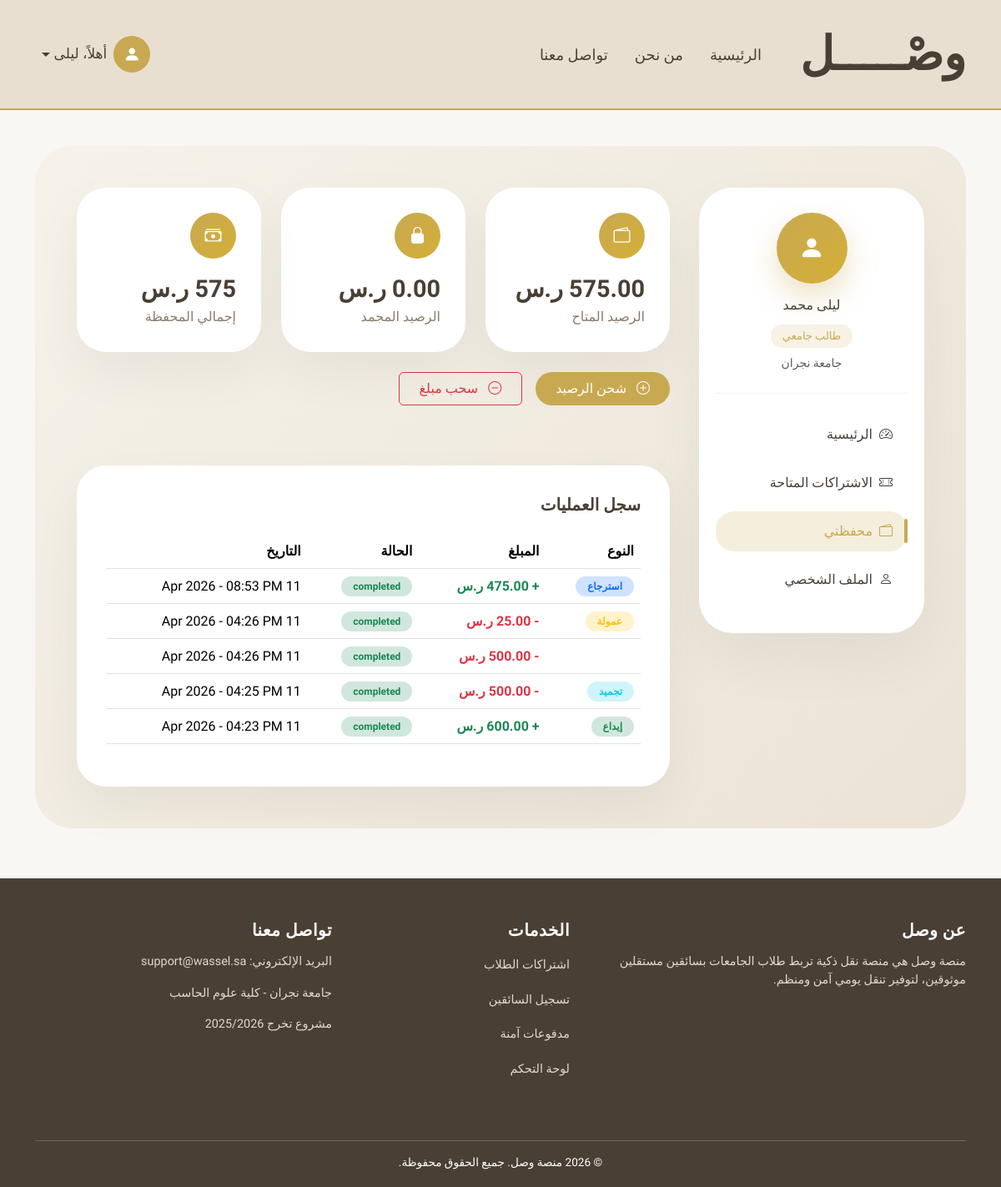
Before: /wallet/ (signed in) with the older database file.
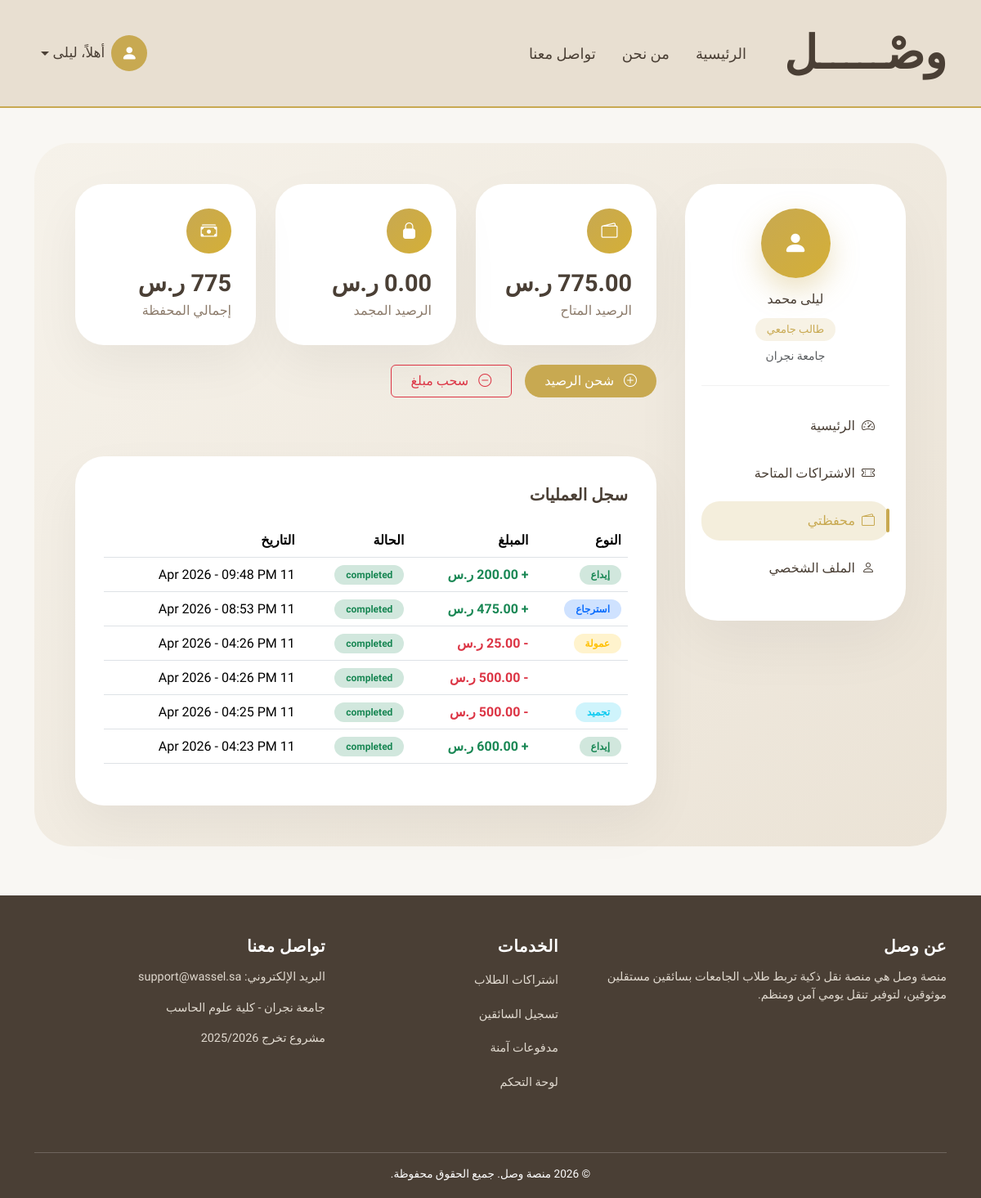
After: the same page with the newer database file.
### accounts/models.py (models this page shows, shortened)
class User(AbstractUser):
    username = None  # حذفنا username رسميًا
    ROLE_CHOICES = (
        ('student', 'طالب'),
        ('driver', 'سائق'),
        ('admin', 'مدير'),  # 🔥 الجديد
    )
    STATUS_CHOICES = (
        ('active', 'Active'),
        ('banned', 'Banned'),
    )
    ADMIN_LEVELS = (
        (1, "Super Admin"),
        (2, "Manager"),
    )
    admin_level = models.IntegerField(
        choices=ADMIN_LEVELS,
        null=True,
        blank=True
    )
    email = models.EmailField(unique=True)
    role = models.CharField(
        max_length=20,
        choices=ROLE_CHOICES,
        default='student'
    )
    phone = models.CharField(max_length=20)
    city = models.ForeignKey(
        City,
        on_delete=models.PROTECT,
        related_name="users",
        verbose_name="المدينة"
    )
    status = models.CharField(
        max_length=20,
        choices=STATUS_CHOICES,
        default='active'
    )
    USERNAME_FIELD = "email"
    REQUIRED_FIELDS = ["first_name", "last_name", "phone"]
    objects = CustomUserManager()

### student/models.py (models this page shows, shortened)
class StudentProfile(models.Model):
    GENDER_CHOICES = (
        ("male", "ذكر"),
        ("female", "أنثى"),
    )
    user = models.OneToOneField(
        settings.AUTH_USER_MODEL,
        on_delete=models.CASCADE,
        related_name="student_profile"
    )
    neighborhood = models.CharField(
        max_length=150
    )
    location_url = models.URLField(
        blank=True,
        null=True
    )
    university_name = models.CharField(
        max_length=150
    )
    gender = models.CharField(
        max_length=10,
        choices=GENDER_CHOICES
    )
    created_at = models.DateTimeField(auto_now_add=True)

### payment/models.py (models this page shows, shortened)
class Wallet(models.Model):
    user = models.OneToOneField(
        settings.AUTH_USER_MODEL,
        on_delete=models.CASCADE,
        related_name="wallet"
    )
    balance = models.DecimalField(
        max_digits=10,
        decimal_places=2,
        default=0
    )
    frozen_balance = models.DecimalField(
        max_digits=10,
        decimal_places=2,
        default=0
    )
    created_at = models.DateTimeField(auto_now_add=True)

class Transaction(models.Model):
    TYPE_CHOICES = (
        ("deposit", "Deposit"),
        ("freeze", "Freeze"),
        ("release", "Release"),
        ("commission", "Commission"),
        ("refund", "Refund"),
        ("withdraw", "Withdraw"),
    )
    STATUS_CHOICES = (
        ("pending", "Pending"),
        ("completed", "Completed"),
        ("cancelled", "Cancelled"),
    )
    wallet = models.ForeignKey(
        Wallet,
        on_delete=models.CASCADE,
        related_name="transactions"
    )
    subscription_request = models.ForeignKey(
        "subscriptions.SubscriptionRequest",
        on_delete=models.SET_NULL,
        null=True,
        blank=True
    )
    type = models.CharField(max_length=20, choices=TYPE_CHOICES)
    amount = models.DecimalField(max_digits=10, decimal_places=2)
    commission_amount = models.DecimalField(
        max_digits=10,
        decimal_places=2,
        default=0
    )
    status = models.CharField(
        max_length=20,
        choices=STATUS_CHOICES,
        default="completed"
    )
    created_at = models.DateTimeField(auto_now_add=True)

### payment/views.py (the view, shortened to what this page needs)
# urls.py: path("wallet/", wallet_view, name="wallet"),
@login_required
def wallet_view(request):
    wallet = request.user.wallet
    transactions = wallet.transactions.order_by("-created_at")
    if request.user.role == "driver":
        template = "payment/wallet_driver.html"
    else:
        template = "payment/wallet_student.html"
    context = {
        "wallet": wallet,
        "transactions": transactions,
    }
    return render(request, template, context)

### payment/templates/payment/wallet_student.html (shortened to what this page needs)
{% extends "student/base_student.html" %}
{% block student_content %}
<div class="row g-4 mb-5">
    <div class="col-md-4">
        <div class="wallet-card">
            <div class="wallet-icon">
                <i class="bi bi-wallet2"></i>
            </div>
            <div class="wallet-number">{{ wallet.balance }} ر.س</div>
            <div class="wallet-label">الرصيد المتاح</div>
        </div>
    </div>
    <div class="col-md-4">
        <div class="wallet-card">
            <div class="wallet-icon">
                <i class="bi bi-lock-fill"></i>
            </div>
            <div class="wallet-number">{{ wallet.frozen_balance }} ر.س</div>
            <div class="wallet-label">الرصيد المجمد</div>
        </div>
    </div>
    <div class="col-md-4">
        <div class="wallet-card">
            <div class="wallet-icon">
                <i class="bi bi-cash-stack"></i>
            </div>
            <div class="wallet-number">
                {{ wallet.balance|add:wallet.frozen_balance }} ر.س
            </div>
            <div class="wallet-label">إجمالي المحفظة</div>
        </div>
    </div>
    <div class="d-flex gap-3 mb-4">
    <button class="btn btn-accent px-4"
            data-bs-toggle="modal"
            data-bs-target="#depositModal">
        <i class="bi bi-plus-circle me-2"></i>
        شحن الرصيد
    </button>
    <button class="btn btn-outline-danger px-4"
            data-bs-toggle="modal"
            data-bs-target="#withdrawModal">
        <i class="bi bi-dash-circle me-2"></i>
        سحب مبلغ
    </button>
</div>
</div>
<div class="wallet-section">
    <h5 class="fw-bold mb-4">سجل العمليات</h5>
    <div class="table-responsive">
        <table class="table align-middle">
            <thead>
                <tr>
                    <th>النوع</th>
                    <th>المبلغ</th>
                    <th>الحالة</th>
                    <th>التاريخ</th>
                </tr>
            </thead>
            <tbody>
                {% for tx in transactions %}
                <tr>
                    <td>
                        {% if tx.type == "deposit" %}
                            <span class="badge bg-success-subtle text-success transaction-badge">إيداع</span>
                        {% elif tx.type == "withdraw" %}
                            <span class="badge bg-danger-subtle text-danger transaction-badge">سحب</span>
                        {% elif tx.type == "freeze" %}
                            <span class="badge bg-info-subtle text-info transaction-badge">تجميد</span>
                        {% elif tx.type == "refund" %}
                            <span class="badge bg-primary-subtle text-primary transaction-badge">استرجاع</span>
                        {% elif tx.type == "commission" %}
                            <span class="badge bg-warning-subtle text-warning transaction-badge">عمولة</span>
                        {% endif %}
                    </td>
                    <td class="fw-bold">
                        {% if tx.type == "deposit" or tx.type == "refund" %}
                            <span class="text-success">
                                + {{ tx.amount }} ر.س
                            </span>
                        {% else %}
                            <span class="text-danger">
                                - {{ tx.amount }} ر.س
                            </span>
                        {% endif %}
                    </td>
                    <td>
                        <span class="badge bg-success-subtle text-success transaction-badge">
                            {{ tx.status }}
                        </span>
                    </td>
                    <td>
                        {{ tx.created_at|date:"d M Y - h:i A" }}
                    </td>
                </tr>
                {% empty %}
                <tr>
                    <td colspan="4" class="text-center text-muted">
                        لا توجد عمليات حتى الآن
                    </td>
                </tr>
                {% endfor %}
            </tbody>
        </table>
    </div>
</div>
{% endblock %}

### student/templates/student/base_student.html (shortened to what this page needs)
{% extends "base.html" %}
{% block content %}
<div class="student-page-bg">
    <div class="student-layout">
        <div class="student-sidebar d-none d-lg-block">
            <div class="student-profile-box">
                <div class="student-avatar">
                    <i class="bi bi-person-fill"></i>
                </div>
                <h6 class="mt-3 mb-1">{{ user.get_full_name }}</h6>
                <span class="student-status">طالب جامعي</span>
                {% if user.student_profile.university_name %}
                <p class="small text-muted mt-2 mb-0">
                    {{ user.student_profile.university_name }}
                </p>
                {% endif %}
            </div>
            <a href="{% url 'student:dashboard' %}"
               class="student-link {% if request.resolver_match.url_name == 'dashboard' %}active{% endif %}">
                <i class="bi bi-speedometer2 me-2"></i>
                الرئيسية
            </a>
            <a href="{% url 'student:subscriptions' %}"
               class="student-link {% if request.resolver_match.url_name == 'subscriptions' %}active{% endif %}">
                <i class="bi bi-ticket-perforated me-2"></i>
                الاشتراكات المتاحة
            </a>
            <a href="{% url 'payment:wallet' %}"
            class="student-link {% if request.resolver_match.url_name == 'wallet' %}active{% endif %}">
                <i class="bi bi-wallet2 me-2"></i>
                محفظتي
            </a>
            <a href="{% url 'student:profile' %}"
               class="student-link {% if request.resolver_match.url_name == 'profile' %}active{% endif %}">
                <i class="bi bi-person me-2"></i>
                الملف الشخصي
            </a>
        </div>
        <div class="student-content">
            {% block student_content %}{% endblock %}
        </div>
    </div>
</div>
{% endblock %}

### templates/base.html (shortened to what this page needs)
{% load static %}
<!DOCTYPE html>
<html lang="ar" dir="rtl">
<head>
    <link href="https://cdn.jsdelivr.net/npm/bootstrap-icons/font/bootstrap-icons.css" rel="stylesheet">
    <link href="https://cdn.jsdelivr.net/npm/bootstrap@5.3.2/dist/css/bootstrap.rtl.min.css" rel="stylesheet">
</head>
<body>
    <nav class="navbar navbar-expand-lg fixed-top custom-navbar">
        <div class="container">
            <a class="navbar-brand" href="{% url 'main:index' %}">وصْـــــل</a>
            <div class="collapse navbar-collapse" id="navbarNav">
                <ul class="navbar-nav align-items-center me-auto">
                    <li class="nav-item mx-2">
                        <a class="nav-link {% if request.resolver_match.url_name == 'index' %}active-link{% endif %}"
                            href="{% url 'main:index' %}">
                            الرئيسية
                        </a>
                    </li>
                    <li class="nav-item mx-2">
                        <a class="nav-link {% if request.resolver_match.url_name == 'about' %}active-link{% endif %}"
                            href="{% url 'main:about' %}">
                            من نحن
                        </a>
                    </li>
                    <li class="nav-item mx-2">
                        <a class="nav-link {% if request.resolver_match.url_name == 'contact' %}active-link{% endif %}"
                            href="{% url 'main:contact' %}">
                            تواصل معنا
                        </a>
                    </li>
                </ul>
                <ul class="navbar-nav align-items-center">
                    {% if user.is_authenticated %}
                    <li class="nav-item dropdown user-dropdown">
                        <a class="nav-link dropdown-toggle d-flex align-items-center user-trigger" href="#"
                            role="button" data-bs-toggle="dropdown" aria-expanded="false">
                            <div class="user-icon">
                                <i class="bi bi-person-fill"></i>
                            </div>
                            <span class="user-name ms-2">
                                أهلاً، {{ user.first_name }}
                            </span>
                        </a>
                    </li>
                    {% endif %}
                </ul>
            </div>
        </div>
    </nav>
    <main class="container">
                    {% block content %}
                    {% endblock %}
    </main>
    <footer>
        <div class="container">
            <div class="row">
                <div class="col-md-5 mb-4">
                    <h5>عن وصل</h5>
                    <p>
                        منصة وصل هي منصة نقل ذكية تربط طلاب الجامعات
                        بسائقين مستقلين موثوقين، لتوفير تنقل يومي آمن ومنظم.
                    </p>
                </div>
                <div class="col-md-3 mb-4">
                    <h5>الخدمات</h5>
                    <ul class="list-unstyled">
                        <li><a href="#">اشتراكات الطلاب</a></li>
                        <li><a href="#">تسجيل السائقين</a></li>
                        <li><a href="#">مدفوعات آمنة</a></li>
                        <li><a href="#">لوحة التحكم</a></li>
                    </ul>
                </div>
                <div class="col-md-4 mb-4">
                    <h5>تواصل معنا</h5>
                    <p>البريد الإلكتروني: support@wassel.sa</p>
                    <p>جامعة نجران - كلية علوم الحاسب</p>
                    <p>مشروع تخرج 2025/2026</p>
                </div>
            </div>
            <div class="footer-bottom">
                © 2026 منصة وصل. جميع الحقوق محفوظة.
            </div>
        </div>
    </footer>
</body>
</html>

Changed rows visible on the page:
changed Wallet: balance "575.00" → "775.00"
added Transaction: type "إيداع", status "completed", created_at "11 Apr 2026 - 09:48 PM"
